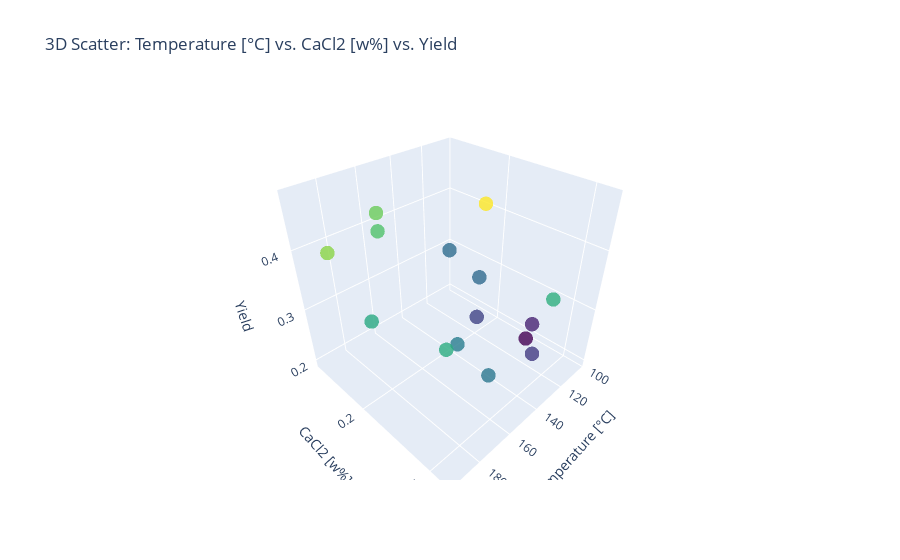

Source (notebook cell):
### Code cell
from bo_utils.bo_plotting import plot_3d_scatter_interactive


plot_3d_scatter_interactive(
    raw_inputs,
    raw_outputs,
    param_x_idx=0,  # Temperature
    param_y_idx=3,  # CaCl2 mass
    param_names=param_names,
    filename="3d_scatter_temperature_cacl2.html"
)

### Figure 1 — Plotly figure (JSON) as saved in the notebook; plotly's stock layout.template omitted (floating-point values rounded to 4 significant figures)
{"data": [{"marker": {"color": [0.2945, 0.2214, 0.3138, 0.3722, 0.3643, 0.2438, 0.2516, 0.1942, 0.307, 0.3692, 0.4772, 0.291, 0.3973, 0.4122, 0.4269], "colorscale": [[0, "#440154"], [0.1111, "#482878"], [0.2222, "#3e4989"], [0.3333, "#31688e"], [0.4444, "#26828e"], [0.5556, "#1f9e89"], [0.6667, "#35b779"], [0.7778, "#6ece58"], [0.8889, "#b5de2b"], [1, "#fde725"]], "opacity": 0.8, "size": 5}, "mode": "markers", "type": "scatter3d", "x": [107.1, 102.8, 167.2, 135.7, 194.5, 128.6, 128.7, 106.1, 169.8, 186.5, 143.3, 114.7, 159.0, 153.3, 194.7], "y": [0.05633, 0.3127, 0.3373, 0.4377, 0.2506, 0.3914, 0.2369, 0.3091, 0.4218, 0.3936, 0.3012, 0.1873, 0.07439, 0.04044, 0.1416], "z": [0.2945, 0.2214, 0.3138, 0.3722, 0.3643, 0.2438, 0.2516, 0.1942, 0.307, 0.3692, 0.4772, 0.291, 0.3973, 0.4122, 0.4269]}], "layout": {"scene": {"xaxis": {"title": {"text": "Temperature [°C]"}}, "yaxis": {"title": {"text": "CaCl2 [w%]"}}, "zaxis": {"title": {"text": "Yield"}}}, "title": {"text": "3D Scatter: Temperature [°C] vs. CaCl2 [w%] vs. Yield"}}}
